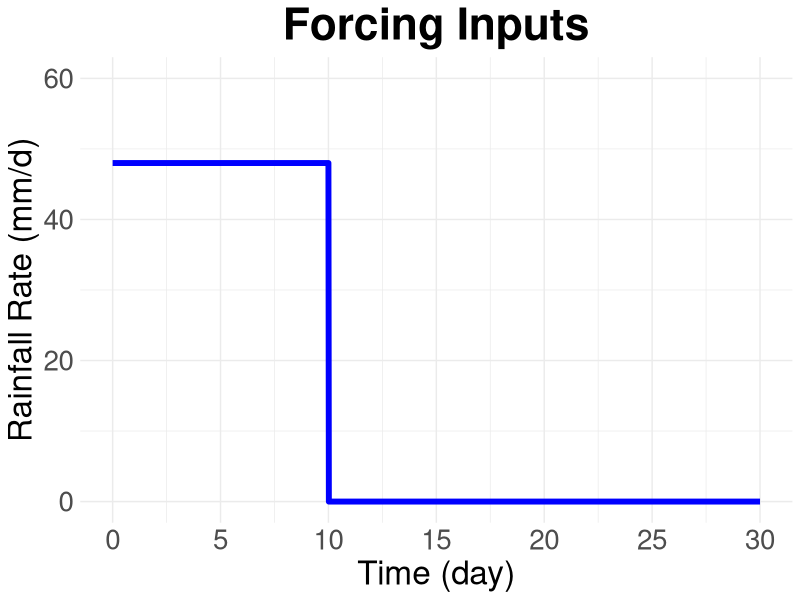

The R script that drew this image:
## ---- chunk 1
library(ggplot2)
# Define the time sequence and rainfall rates as a data frame
time <- seq(0, 30, by = 0.02)
rainfall_rate <- ifelse(time <= 10, 48, 0)
data <- data.frame(time = time, rainfall_rate = rainfall_rate)

ggplot(data, aes(x = time, y = rainfall_rate)) +
  geom_line(color = "blue", size = 2) +
  labs(title = "Forcing Inputs", x = "Time (day)", y = "Rainfall Rate (mm/d)") +
  ylim(0, 60) +
  xlim(0, 30) +
  scale_x_continuous(breaks = seq(0, 30, by = 5)) +
  theme_minimal() +
  theme(
      plot.title = element_text(size = 32, face = "bold", hjust = 0.5),
      axis.title.x = element_text(size = 24),
      axis.title.y = element_text(size = 24),
      axis.text.x = element_text(size = 20),
      axis.text.y = element_text(size = 20)  
  )
